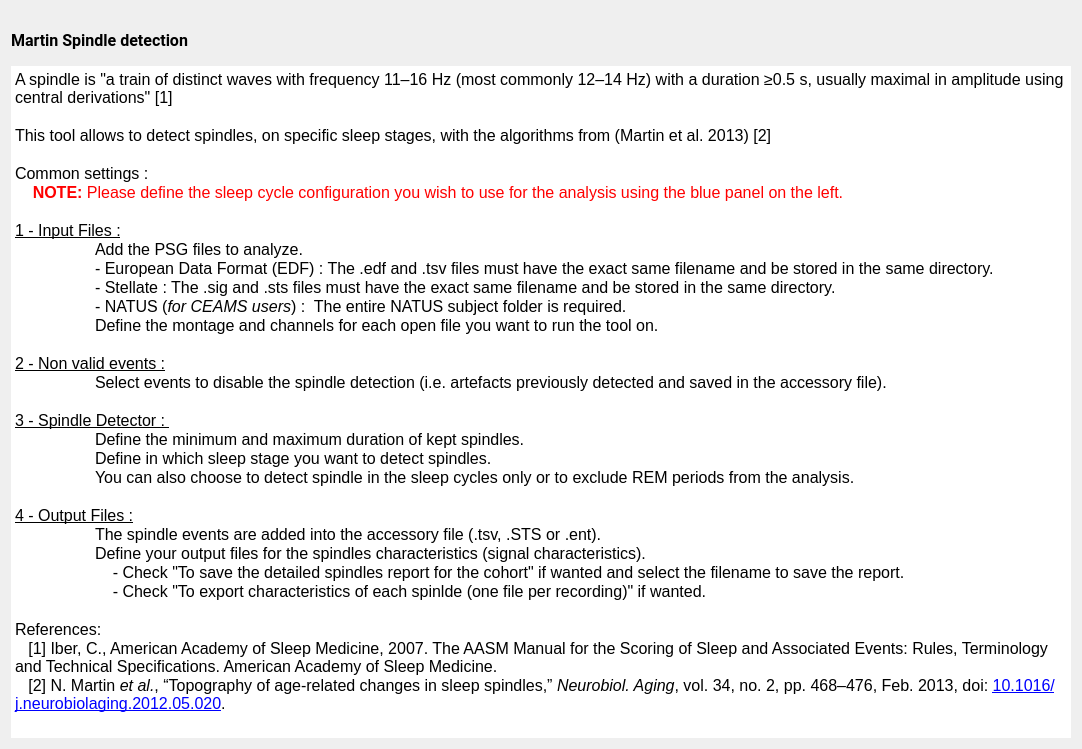
<?xml version="1.0" encoding="UTF-8"?>
<ui version="4.0">
 <class>SpindleDetectionDoc</class>
 <widget class="QWidget" name="SpindleDetectionDoc">
  <property name="geometry">
   <rect>
    <x>0</x>
    <y>0</y>
    <width>1082</width>
    <height>749</height>
   </rect>
  </property>
  <property name="windowTitle">
   <string/>
  </property>
  <property name="styleSheet">
   <string notr="true">font: 12pt &quot;Roboto&quot;;</string>
  </property>
  <layout class="QVBoxLayout" name="verticalLayout_2">
   <item>
    <widget class="QLabel" name="spindle_image">
     <property name="maximumSize">
      <size>
       <width>16777215</width>
       <height>100</height>
      </size>
     </property>
     <property name="text">
      <string/>
     </property>
     <property name="scaledContents">
      <bool>false</bool>
     </property>
     <property name="alignment">
      <set>Qt::AlignmentFlag::AlignCenter</set>
     </property>
    </widget>
   </item>
   <item>
    <layout class="QVBoxLayout" name="verticalLayout">
     <item>
      <widget class="QLabel" name="label">
       <property name="font">
        <font>
         <family>Roboto</family>
         <pointsize>12</pointsize>
         <italic>false</italic>
         <bold>false</bold>
        </font>
       </property>
       <property name="text">
        <string>&lt;html&gt;&lt;head/&gt;&lt;body&gt;&lt;p&gt;&lt;span style=&quot; font-weight:600;&quot;&gt;Martin Spindle detection&lt;/span&gt;&lt;/p&gt;&lt;/body&gt;&lt;/html&gt;</string>
       </property>
      </widget>
     </item>
     <item>
      <spacer name="verticalSpacer">
       <property name="orientation">
        <enum>Qt::Orientation::Vertical</enum>
       </property>
       <property name="sizeType">
        <enum>QSizePolicy::Policy::Fixed</enum>
       </property>
       <property name="sizeHint" stdset="0">
        <size>
         <width>20</width>
         <height>10</height>
        </size>
       </property>
      </spacer>
     </item>
     <item>
      <widget class="QTextEdit" name="textEdit">
       <property name="frameShape">
        <enum>QFrame::Shape::NoFrame</enum>
       </property>
       <property name="frameShadow">
        <enum>QFrame::Shadow::Plain</enum>
       </property>
       <property name="lineWidth">
        <number>0</number>
       </property>
       <property name="readOnly">
        <bool>true</bool>
       </property>
       <property name="html">
        <string>&lt;!DOCTYPE HTML PUBLIC &quot;-//W3C//DTD HTML 4.0//EN&quot; &quot;http://www.w3.org/TR/REC-html40/strict.dtd&quot;&gt;
&lt;html&gt;&lt;head&gt;&lt;meta name=&quot;qrichtext&quot; content=&quot;1&quot; /&gt;&lt;meta charset=&quot;utf-8&quot; /&gt;&lt;style type=&quot;text/css&quot;&gt;
p, li { white-space: pre-wrap; }
hr { height: 1px; border-width: 0; }
li.unchecked::marker { content: &quot;\2610&quot;; }
li.checked::marker { content: &quot;\2612&quot;; }
&lt;/style&gt;&lt;/head&gt;&lt;body style=&quot; font-family:'Roboto'; font-size:12pt; font-weight:400; font-style:normal;&quot;&gt;
&lt;p style=&quot; margin-top:0px; margin-bottom:0px; margin-left:0px; margin-right:0px; -qt-block-indent:0; text-indent:0px;&quot;&gt;A spindle is &amp;quot;a train of distinct waves with frequency 11–16 Hz (most commonly 12–14 Hz) with a duration ≥0.5 s, usually maximal in amplitude using central derivations&amp;quot; [1]&lt;/p&gt;
&lt;p style=&quot;-qt-paragraph-type:empty; margin-top:0px; margin-bottom:0px; margin-left:0px; margin-right:0px; -qt-block-indent:0; text-indent:0px;&quot;&gt;&lt;br /&gt;&lt;/p&gt;
&lt;p style=&quot; margin-top:0px; margin-bottom:0px; margin-left:0px; margin-right:0px; -qt-block-indent:0; text-indent:0px;&quot;&gt;This tool allows to detect spindles, on specific sleep stages, with the algorithms from (Martin et al. 2013) [2]&lt;/p&gt;
&lt;p style=&quot;-qt-paragraph-type:empty; margin-top:0px; margin-bottom:0px; margin-left:0px; margin-right:0px; -qt-block-indent:0; text-indent:0px;&quot;&gt;&lt;br /&gt;&lt;/p&gt;
&lt;p style=&quot; margin-top:0px; margin-bottom:0px; margin-left:0px; margin-right:0px; -qt-block-indent:0; text-indent:0px;&quot;&gt;Common settings : &lt;/p&gt;
&lt;p style=&quot; margin-top:0px; margin-bottom:0px; margin-left:0px; margin-right:0px; -qt-block-indent:0; text-indent:0px;&quot;&gt;&lt;span style=&quot; font-weight:700; color:#ff0000;&quot;&gt;    NOTE:&lt;/span&gt;&lt;span style=&quot; color:#ff0000;&quot;&gt; Please define the sleep cycle configuration you wish to use for the analysis using the blue panel on the left.&lt;/span&gt;&lt;/p&gt;
&lt;p style=&quot;-qt-paragraph-type:empty; margin-top:0px; margin-bottom:0px; margin-left:0px; margin-right:0px; -qt-block-indent:0; text-indent:0px;&quot;&gt;&lt;br /&gt;&lt;/p&gt;
&lt;p style=&quot; margin-top:0px; margin-bottom:0px; margin-left:0px; margin-right:0px; -qt-block-indent:0; text-indent:0px;&quot;&gt;&lt;span style=&quot; text-decoration: underline;&quot;&gt;1 - Input Files :&lt;/span&gt;&lt;/p&gt;
&lt;p style=&quot; margin-top:0px; margin-bottom:0px; margin-left:0px; margin-right:0px; -qt-block-indent:0; text-indent:0px;&quot;&gt;	Add the PSG files to analyze.&lt;/p&gt;
&lt;p style=&quot; margin-top:0px; margin-bottom:0px; margin-left:0px; margin-right:0px; -qt-block-indent:0; text-indent:0px;&quot;&gt;&lt;span style=&quot; font-family:'Roboto-Regular';&quot;&gt;   	- European Data Format (EDF) : The .edf and .tsv files must have the exact same filename and be stored in the same directory.&lt;/span&gt;&lt;/p&gt;
&lt;p style=&quot; margin-top:0px; margin-bottom:0px; margin-left:0px; margin-right:0px; -qt-block-indent:0; text-indent:0px;&quot;&gt;&lt;span style=&quot; font-family:'Roboto-Regular';&quot;&gt;   	- Stellate : The .sig and .sts files must have the exact same filename and be stored in the same directory.&lt;/span&gt;&lt;/p&gt;
&lt;p style=&quot; margin-top:0px; margin-bottom:0px; margin-left:0px; margin-right:0px; -qt-block-indent:0; text-indent:0px;&quot;&gt;&lt;span style=&quot; font-family:'Roboto-Regular';&quot;&gt;   	- NATUS (&lt;/span&gt;&lt;span style=&quot; font-family:'Roboto-Regular'; font-style:italic;&quot;&gt;for CEAMS users&lt;/span&gt;&lt;span style=&quot; font-family:'Roboto-Regular';&quot;&gt;) : &lt;/span&gt;&lt;span style=&quot; font-family:'MS Shell Dlg 2';&quot;&gt; The entire NATUS subject folder is required.&lt;/span&gt;&lt;/p&gt;
&lt;p style=&quot; margin-top:0px; margin-bottom:0px; margin-left:0px; margin-right:0px; -qt-block-indent:0; text-indent:0px;&quot;&gt;   	Define the montage and channels for each open file you want to run the tool on.&lt;/p&gt;
&lt;p style=&quot;-qt-paragraph-type:empty; margin-top:0px; margin-bottom:0px; margin-left:0px; margin-right:0px; -qt-block-indent:0; text-indent:0px;&quot;&gt;&lt;br /&gt;&lt;/p&gt;
&lt;p style=&quot; margin-top:0px; margin-bottom:0px; margin-left:0px; margin-right:0px; -qt-block-indent:0; text-indent:0px;&quot;&gt;&lt;span style=&quot; text-decoration: underline;&quot;&gt;2 - Non valid events :&lt;/span&gt;&lt;/p&gt;
&lt;p style=&quot; margin-top:0px; margin-bottom:0px; margin-left:0px; margin-right:0px; -qt-block-indent:0; text-indent:0px;&quot;&gt;	Select events to disable the spindle detection (i.e. artefacts previously detected and saved in the accessory file).&lt;/p&gt;
&lt;p style=&quot;-qt-paragraph-type:empty; margin-top:0px; margin-bottom:0px; margin-left:0px; margin-right:0px; -qt-block-indent:0; text-indent:0px;&quot;&gt;&lt;br /&gt;&lt;/p&gt;
&lt;p style=&quot; margin-top:0px; margin-bottom:0px; margin-left:0px; margin-right:0px; -qt-block-indent:0; text-indent:0px;&quot;&gt;&lt;span style=&quot; text-decoration: underline;&quot;&gt;3 - Spindle Detector : &lt;/span&gt;&lt;/p&gt;
&lt;p style=&quot; margin-top:0px; margin-bottom:0px; margin-left:0px; margin-right:0px; -qt-block-indent:0; text-indent:0px;&quot;&gt;	Define the minimum and maximum duration of kept spindles.&lt;/p&gt;
&lt;p style=&quot; margin-top:0px; margin-bottom:0px; margin-left:0px; margin-right:0px; -qt-block-indent:0; text-indent:0px;&quot;&gt;	Define in which sleep stage you want to detect spindles.&lt;/p&gt;
&lt;p style=&quot; margin-top:0px; margin-bottom:0px; margin-left:0px; margin-right:0px; -qt-block-indent:0; text-indent:0px;&quot;&gt;	You can also choose to detect spindle in the sleep cycles only or to exclude REM periods from the analysis.&lt;/p&gt;
&lt;p style=&quot;-qt-paragraph-type:empty; margin-top:0px; margin-bottom:0px; margin-left:0px; margin-right:0px; -qt-block-indent:0; text-indent:0px;&quot;&gt;&lt;br /&gt;&lt;/p&gt;
&lt;p style=&quot; margin-top:0px; margin-bottom:0px; margin-left:0px; margin-right:0px; -qt-block-indent:0; text-indent:0px;&quot;&gt;&lt;span style=&quot; text-decoration: underline;&quot;&gt;4 - Output Files :&lt;/span&gt;&lt;/p&gt;
&lt;p style=&quot; margin-top:0px; margin-bottom:0px; margin-left:0px; margin-right:0px; -qt-block-indent:0; text-indent:0px;&quot;&gt;	The spindle events are added into the accessory file (.tsv, .STS or .ent).&lt;/p&gt;
&lt;p style=&quot; margin-top:0px; margin-bottom:0px; margin-left:0px; margin-right:0px; -qt-block-indent:0; text-indent:0px;&quot;&gt;	Define your output files for the spindles characteristics (signal characteristics). &lt;/p&gt;
&lt;p style=&quot; margin-top:0px; margin-bottom:0px; margin-left:0px; margin-right:0px; -qt-block-indent:0; text-indent:0px;&quot;&gt;	    - Check &amp;quot;To save the detailed spindles report for the cohort&amp;quot; if wanted and select the filename to save the report.&lt;/p&gt;
&lt;p style=&quot; margin-top:0px; margin-bottom:0px; margin-left:0px; margin-right:0px; -qt-block-indent:0; text-indent:0px;&quot;&gt;	    - Check &amp;quot;To export characteristics of each spinlde (one file per recording)&amp;quot; if wanted.&lt;/p&gt;
&lt;p style=&quot;-qt-paragraph-type:empty; margin-top:0px; margin-bottom:0px; margin-left:0px; margin-right:0px; -qt-block-indent:0; text-indent:0px;&quot;&gt;&lt;br /&gt;&lt;/p&gt;
&lt;p style=&quot; margin-top:0px; margin-bottom:0px; margin-left:0px; margin-right:0px; -qt-block-indent:0; text-indent:0px;&quot;&gt;References:&lt;/p&gt;
&lt;p style=&quot; margin-top:0px; margin-bottom:0px; margin-left:0px; margin-right:0px; -qt-block-indent:0; text-indent:0px;&quot;&gt;   [1] Iber, C., American Academy of Sleep Medicine, 2007. The AASM Manual for the Scoring of Sleep and Associated Events: Rules, Terminology and Technical Specifications. American Academy of Sleep Medicine. &lt;/p&gt;
&lt;p style=&quot; margin-top:0px; margin-bottom:0px; margin-left:0px; margin-right:0px; -qt-block-indent:0; text-indent:0px;&quot;&gt;   [2] N. Martin &lt;span style=&quot; font-style:italic;&quot;&gt;et al.&lt;/span&gt;, “Topography of age-related changes in sleep spindles,” &lt;span style=&quot; font-style:italic;&quot;&gt;Neurobiol. Aging&lt;/span&gt;, vol. 34, no. 2, pp. 468–476, Feb. 2013, doi: &lt;a href=&quot;https://doi.org/10.1016/j.neurobiolaging.2012.05.020&quot;&gt;&lt;span style=&quot; text-decoration: underline; color:#0000ff;&quot;&gt;10.1016/j.neurobiolaging.2012.05.020&lt;/span&gt;&lt;/a&gt;. &lt;/p&gt;&lt;/body&gt;&lt;/html&gt;</string>
       </property>
      </widget>
     </item>
    </layout>
   </item>
  </layout>
 </widget>
 <resources>
  <include location="../../../../../snooz-toolbox/src/main/python/ui/themes/themes.qrc"/>
 </resources>
 <connections/>
</ui>
